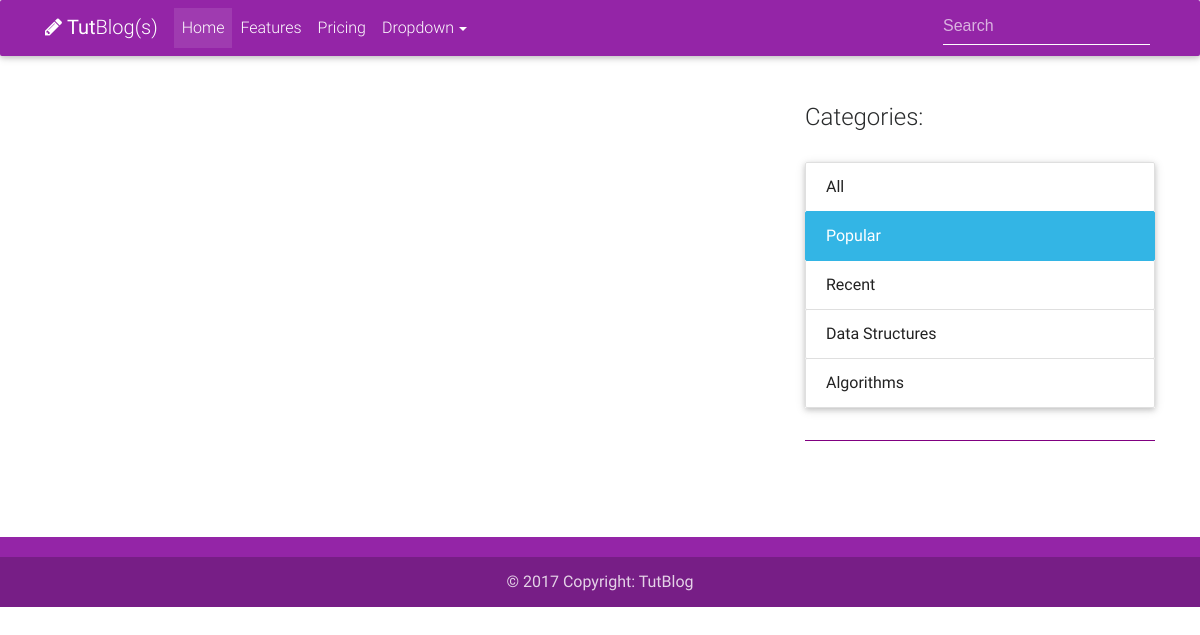
Before: /blogs/popular/ with the older database file.
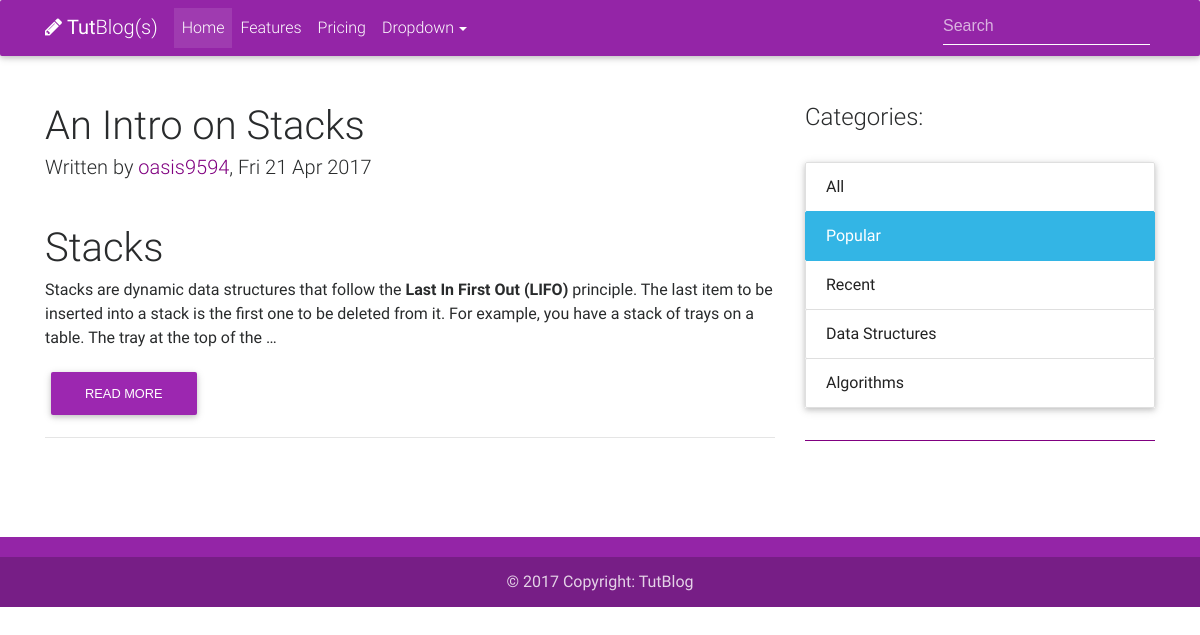
After: the same page with the newer database file.
### Blogs/models.py (models this page shows, shortened)
class Blog(models.Model):
	title = models.CharField(max_length=100, unique=True)
	slug = models.SlugField(max_length=100, unique=True)
	body = models.TextField()
	created = models.DateTimeField(db_index=True, auto_now_add=True)
	category = models.ManyToManyField(Category)
	updated = models.DateTimeField(db_index=True, auto_now=True)
	author = models.ForeignKey(User, on_delete=models.CASCADE)
	tags = models.ManyToManyField(Tags, blank = True)
	votes = models.IntegerField(default=0)

### Blogs/views.py (the view)
def popular(request):
	blog_list = Blog.objects.order_by('-votes')
	page = request.GET.get('page', 1)
	x=2
	paginator = Paginator(blog_list, 5)
	try:
		blogs = paginator.page(page)
	except PageNotAnInteger:
		blogs = paginator.page(1)
	except EmptyPage:
		blogs = paginator.page(paginator.num_pages)
	return render(request, "blog_list.html", { 'blogs': blogs , 'x':x})

### Templates/blog_list.html (shortened to what this page needs)
{% load static %}
<!DOCTYPE html>
<html lang="en">
<head>
    <link rel="stylesheet" href="https://maxcdn.bootstrapcdn.com/font-awesome/4.6.0/css/font-awesome.min.css">
    <link href="{% static 'css/bootstrap.min.css' %}" rel="stylesheet">
    <link href="{% static 'css/mdb.min.css' %}" rel="stylesheet">
    <link href="{% static 'css/style.css' %}" rel="stylesheet">
    <link href="{% static 'css/blog_list.css' %}" rel="stylesheet">
</head>
<body>
    <header>
        <nav class="navbar navbar-toggleable-md navbar-dark">
            <div class="container">
                <a class="navbar-brand" href="#">
                    <i class="fa fa-pencil"></i> <b>Tut</b>Blog(s)
                </a>
                <div class="collapse navbar-collapse" id="navbarNav1">
                    <ul class="navbar-nav mr-auto">
                        <li class="nav-item active">
                            <a class="nav-link">Home <span class="sr-only">(current)</span></a>
                        </li>
                        <li class="nav-item">
                            <a class="nav-link">Features</a>
                        </li>
                        <li class="nav-item">
                            <a class="nav-link">Pricing</a>
                        </li>
                        <li class="nav-item dropdown btn-group">
                            <a class="nav-link dropdown-toggle" id="dropdownMenu1" data-toggle="dropdown" aria-haspopup="true" aria-expanded="false">Dropdown</a>
                        </li>
                    </ul>
                    <form class="form-inline waves-effect waves-light">
                        <input class="form-control" type="text" placeholder="Search">
                    </form>
                </div>
            </div>
        </nav>
    </header>
    <main>
        <div class="container">
            <div class="row">
                <div class="col-lg-8">
                    {% for blog in blogs %}
                    <div class="post-wrapper">
                        <h1 class="h1-responsive">{{ blog.title }}</h1>
                        <h5>Written by <a href="" style="color: purple;">{{ blog.author }}</a>, {{ blog.updated|date:"D d M Y" }}</h5>
                        <br>
                        <p> {{ blog.body|safe|truncatewords:"50"|linebreaks }}</p>
                        <form action="{% url 'blog_detail' blog.id %}"><button class="btn purple">Read more</button></form>
                    </div>
                    <hr>
                    {% endfor %}
                </div>
                <div class="col-lg-4">
                    <div class="widget-wrapper">
                        <h4>Categories:</h4>
                        <br>
                        <div class="list-group">
                            {% if x == 1 %}
                                <a href="{% url 'blog_index'%}" class="list-group-item active">All</a>
                            {% else %}
                                <a href="{% url 'blog_index'%}" class="list-group-item">All</a>
                            {% endif %}
                            {% if x == 2 %}
                                <a href="{% url 'popular'%}" class="list-group-item active">Popular</a>
                            {% else %}
                                <a href="{% url 'popular'%}" class="list-group-item">Popular</a>
                            {% endif %}
                            {% if x == 3 %}
                                <a href="{% url 'recent'%}" class="list-group-item active">Recent</a>
                            {% else %}
                                <a href="{% url 'recent'%}" class="list-group-item">Recent</a>
                            {% endif %}
                            {% if x == 4 %}
                                <a href="{% url 'data_structures'%}" class="list-group-item active">Data Structures</a>
                            {% else %}
                                <a href="{% url 'data_structures'%}" class="list-group-item">Data Structures</a>
                            {% endif %}
                            {% if x == 5 %}
                                <a href="{% url 'algorithms'%}" class="list-group-item active">Algorithms</a>
                            {% else %}
                                <a href="{% url 'algorithms'%}" class="list-group-item">Algorithms</a>
                            {% endif %}
                        </div>
                    </div>
                </div>
            </div>
        </div>
    </main>
    <footer class="page-footer center-on-small-only">
        <div class="footer-copyright">
            <div class="container-fluid">
                © 2017 Copyright: TutBlog
            </div>
        </div>
    </footer>
</body>
</html>

### static/css/style.css (style rules this page uses)
.list-group-item.active { background-color: #33b5e5; border-color:#33b5e5 }
.list-group-item:not(.active) { color:#222; }

### static/css/blog_list.css (style rules this page uses)
main { padding-top: 3rem; padding-bottom: 2rem; }
.widget-wrapper { padding-bottom: 2rem; border-bottom: 1px solid purple; margin-bottom: 2rem; }
.navbar { background-color: #9425A7; }
footer.page-footer { background-color: #9425A7; margin-top: 2rem; }

Changed rows visible on the page:
added Blog: title "An Intro on Stacks", author "oasis9594", updated "Fri 21 Apr 2017", body "Stacks Stacks are dynamic data structures that follow the Last In First Out (LIFO) principle. The last item to be inserted into a stack is the first one to be deleted from it. For example, you have a stack of trays on a table. The tray at the top of the …"
